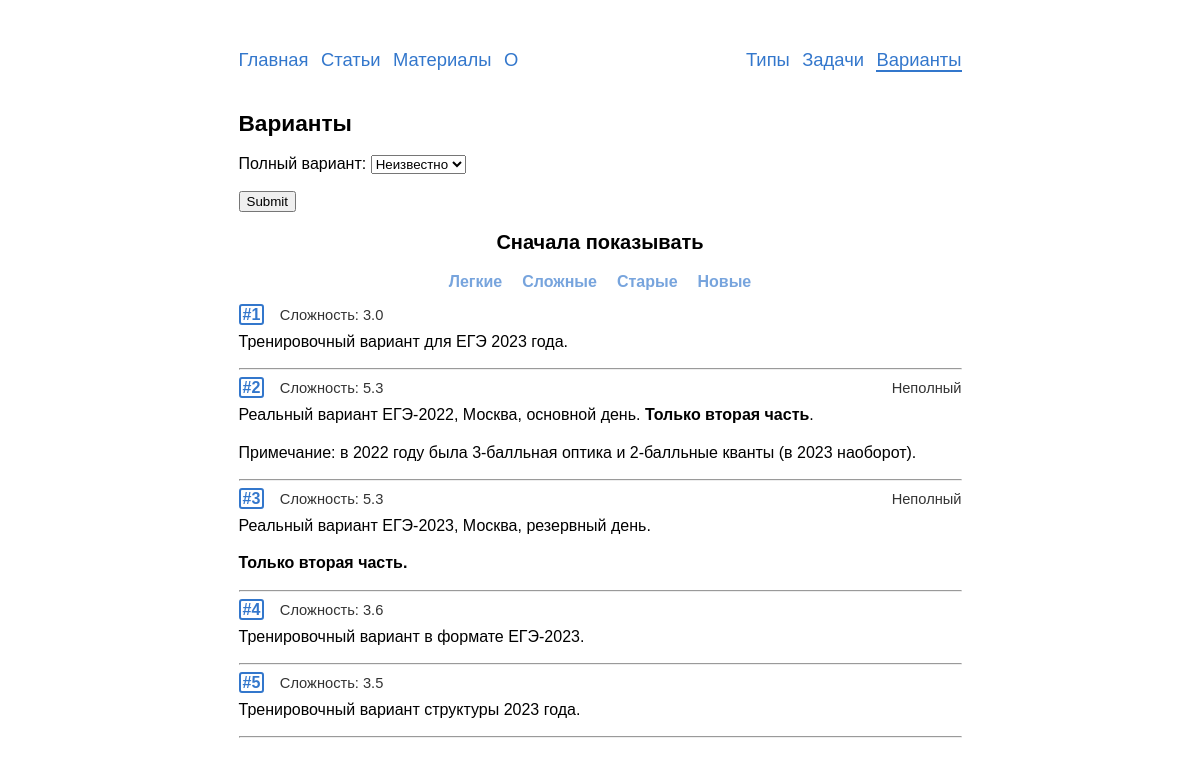
/variants/, run on an earlier commit of the app's database.
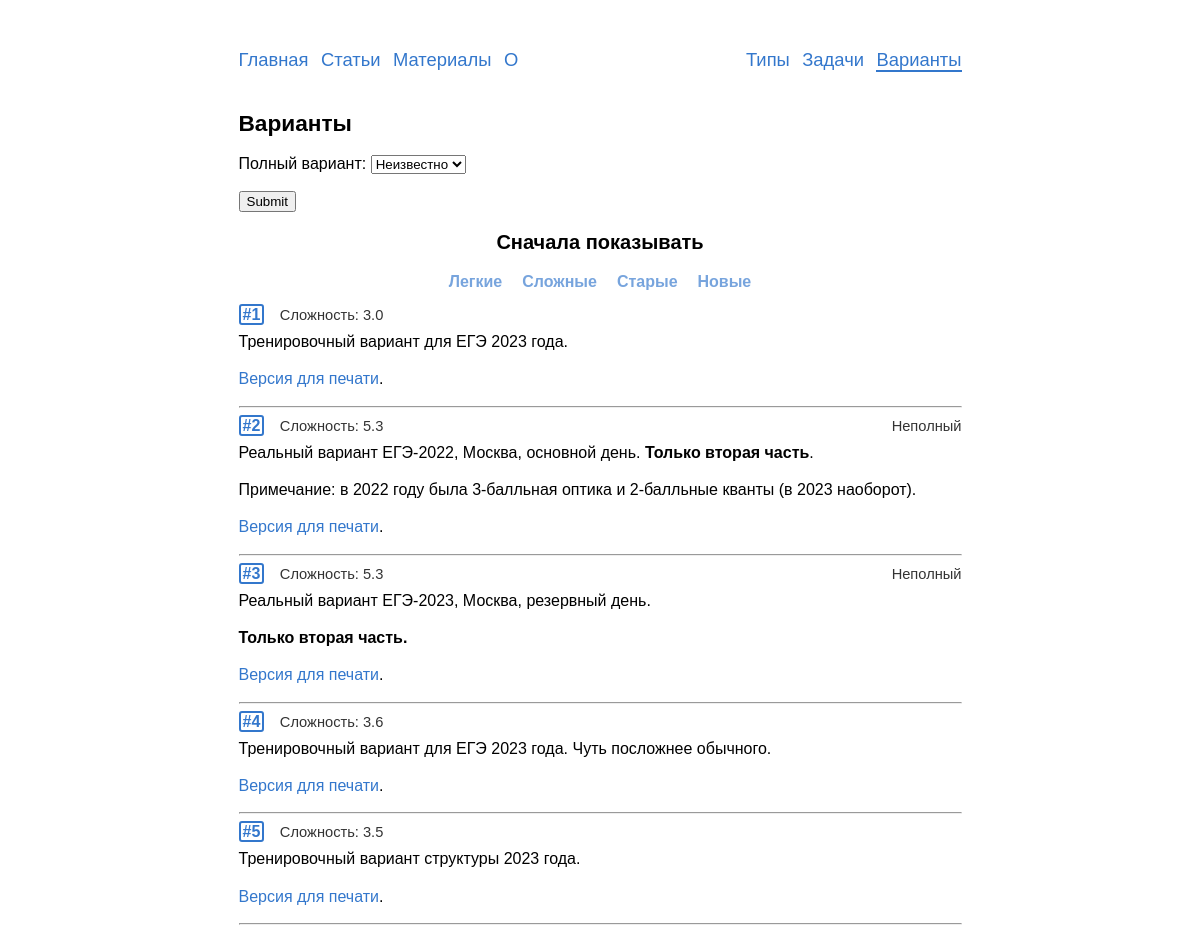
And on a later commit of the database.
### variants/models.py (models this page shows, shortened)
class Variant(models.Model):
    objects = VariantManager()
    problems = SortedManyToManyField(Problem,
                                     verbose_name='задачи')
    text = models.TextField('комментарии', blank=True, null=True)
    complexity = models.FloatField('сложность', blank=True, default=0)
    is_full = models.BooleanField('полный вариант', default=True)
    show_answers = models.BooleanField('показать решения', default=True)
    date = models.DateField('дата добавления', auto_now_add=True)
    answer_slug = models.SlugField('slug для получения ответов',
                                   max_length=4, unique=False,
                                   blank=True, default='foxy',
                                   validators=[validate_answer_slug])
    class Meta:
        verbose_name = 'вариант'
        verbose_name_plural = 'варианты'
        default_related_name = 'variants'
    def get_absolute_url(self):
        return reverse('variants:detail', kwargs={'pk': self.pk})

### variants/views.py (the view, shortened to what this page needs)
# urls.py: path('', views.VariantsView.as_view(), name='list'),
class VariantsView(ListView):
    model = Variant
    template_name = 'variants/variants_list.html'
    context_object_name = 'variants'
    paginate_by = 30
    filter = VariantFilter
    def get_queryset(self):
        queryset = Variant.objects.list()
        pars = self.request.GET
        if 'order_by' in pars.keys() and pars['order_by'] in ('complexity',
                                                              'id',
                                                              '-complexity',
                                                              '-id'):
            order_by = self.request.GET['order_by']
        else:
            order_by = 'id'
        self.filterset = self.filter(self.request.GET, queryset=queryset)
        return self.filterset.qs.order_by(order_by)
    def get_context_data(self, **kwargs):
        data = super().get_context_data(**kwargs)
        data['filter'] = VariantFilter(self.request.GET)
        data['title'] = 'Варианты'
        return data

### problems/templatetags/markdown_extras.py (called while the page is built)
@register.filter()
@stringfilter
def markdown(value):
    return md.markdown(value, extensions=['markdown.extensions.fenced_code',
                                          'tables',
                                          'toc',
                                          'footnotes'])

### problems/templatetags/save_parameters.py (called while the page is built)
@register.simple_tag(takes_context=True)
def param_save(context, **kwargs):
    answ = context['request'].GET.copy()
    for param, value in kwargs.items():
        answ[param] = value
    for param in [param for param, value in answ.items() if not value]:
        del answ[param]
    return answ.urlencode()

### variants/managers.py (called while the page is built)
    def list(self):
        return (
            self.get_queryset()
                .only('id', 'complexity', 'text', 'is_full')
        )

### templates/variants/variants_list.html (shortened to what this page needs)
{% extends "base.html" %}
{% load markdown_extras %}
{% load save_parameters %}
{% load static %}
{% block content %}
  <h2>{{title}}</h2>
  <form method="get" class="no-print">
    {{ filter.form.as_p }}
    <input type="submit" />
  </form>
  <div class=center-flex><h3>Сначала показывать</h3></div>
  <div class="center-flex mb10 mt-5">
    <a class='var-sort{% if "=complexity" in request.get_full_path %} current {% endif %}' href="?{% param_save order_by="complexity" %}">Легкие</a>
    <a class='var-sort{% if "=-complexity" in request.get_full_path %} current {% endif %}' href="?{% param_save order_by="-complexity" %}">Сложные</a>
    <a class='var-sort{% if "=id" in request.get_full_path %} current {% endif %}' href="?{% param_save order_by="id" %}">Старые</a>
    <a class='var-sort{% if "=-id" in request.get_full_path %} current {% endif %}' href="?{% param_save order_by="-id" %}">Новые</a>
  </div>
  {% for variant in page_obj %}
  {% if variant.id <= 5 %}
    <div class="rel">
      <div class="var-id-in-list">
        <a href="{{variant.get_absolute_url}}"><b class='id-number'>#{{variant.id}}</b></a>
        <span class="compl">Сложность: {{variant.complexity}}</span>&nbsp;
        <span class="compl no-solution">{% if not variant.is_full %}Неполный{% endif %}</span>
      </div>
    <div>{{variant.text|markdown|safe}}</div>
    </div><hr>
  {% endif %}
    {% empty %}
    <p>Ничего не нашлось {{":("}}</p>
    <p>Попробуйте другой фильтр.</p>
  {% endfor %}
{% endblock %}

### templates/base.html (shortened to what this page needs)
{% load static %}
<!DOCTYPE html>
<html lang=ru>
  <head>
    <link rel=stylesheet href={% static 'css/style.css'%}>
  </head>
  <body>
    <header>
      {% include "includes/nav.html" %}
    </header>
    <main>
      {% block content %}Пусто :({% endblock %}
    </main>
  </body>
</html>

### templates/includes/nav.html (shortened to what this page needs)
<nav class="no-print">
  <div class='nav-left'>
    <a href="/"{% if request.path == '/' %} class='current_nav'{% endif %}>Главная</a>
    <a href="/articles/"{% if '/articles' in request.path %} class='current_nav'{% endif %}>Статьи</a>
    <a href="/blanks/"{% if '/blanks/' in request.path %} class='current_nav'{% endif %}>Материалы</a>
    <a href="/about/"{% if '/about/' in request.path %} class='current_nav'{% endif %}>О</a>
  </div>
  <div class="nav-right">
    <a href="{% url 'typesinege:list'%}"{% if '/types/' in request.path %} class='current_nav'{% endif %}>Типы</a>
    <a href="{% url 'problems:list'%}"{% if '/problems/' in request.path %} class='current_nav'{% endif %}>Задачи</a>
    <a href="{% url 'variants:list'%}"{% if '/variants/' in request.path %} class='current_nav'{% endif %}>Варианты</a>
  </div>
</nav>

### templates/includes/pagination.html (shortened to what this page needs)
{% load save_parameters %}

### static/css/style.css (style rules this page uses)
html { overflow-y: scroll; }
body { -webkit-hyphens: auto; -moz-hyphens: auto; -ms-hyphens: auto; hyphens: auto; margin: 0px auto; width: 723px; max-width: 100%; font-family: Tahoma, Arial; text-align: justify; font-size: 12pt; line-height: 16pt; margin-bottom:12ex; }
h1, h2, h3, h4, h5, h6 { text-align: left; }
h2 { font-size:17pt; }
h3 { font-size:15pt; }
.id-number { border: 2px solid #3377cc; border-radius: 3px; padding: 0px 2px 0px 2px; }
.rel { position: relative; }
div.rel:has(div.var-id-in-list) { min-height:3ex; }
.var-id-in-list { margin-bottom:-10px; display: flex; flex-wrap: wrap; align-items: center; line-height: 15pt; }
.compl { padding-left:2ex; font-size: 11pt; font-family: Arial; color: #333333; }
.no-solution { margin-left:auto; order:2; }
a { text-decoration: none; color: #3377cc; }
nav { margin: 5ex 0 4ex 0; display: flex; justify-content: space-between; word-spacing: 6pt; }
.nav-left, .ta-left { text-align:left; }
.nav-right, .ta-right { text-align:right; }
nav a { line-height: 2em; font-size: 115%; -webkit-hyphens: none; -moz-hyphens: none; -ms-hyphens: none; hyphens: none; }
.mt-5 { margin-top:-5px; }
.mb10 { margin-bottom:10px; }
.center-flex { display: flex; justify-content: center; }
.var-sort { display: inline-block; border-radius: 3px; font-weight:900; line-height:inherit; padding: 2px 10px 3px; color: #3377ccaa; background-color: white; }
.current_nav { border-bottom: solid 2px; }

What changed in the data, as far as the page shows it:
changed Variant id 1: text "Тренировочный вариант для ЕГЭ 2023 года." → "Тренировочный вариант для ЕГЭ 2023 года. Версия для печати ."
changed Variant id 2: text "Реальный вариант ЕГЭ-2022, Москва, основной день. Только вторая часть . Примечание: в 2022 году была 3-балльная оптика и 2-балльные кванты (в 2023 наоборот)." → "…кванты (в 2023 наоборот). Версия для печати ."
changed Variant id 3: text "Реальный вариант ЕГЭ-2023, Москва, резервный день. Только вторая часть." → "Реальный вариант ЕГЭ-2023, Москва, резервный день. Только вторая часть. Версия для печати ."
changed Variant id 4: text "Тренировочный вариант в формате ЕГЭ-2023." → "Тренировочный вариант для ЕГЭ 2023 года. Чуть посложнее обычного. Версия для печати ."
changed Variant id 5: text "Тренировочный вариант структуры 2023 года." → "Тренировочный вариант структуры 2023 года. Версия для печати ."
